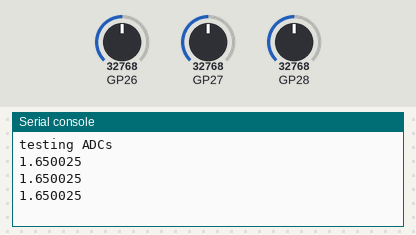
Recording of a program running on a simulated Raspberry Pi Pico running MicroPython. On the bench: the last lines printed to the serial console. Inputs (shaded band) come from the test bench; at power-on: GP26 = 32768, GP27 = 32768, GP28 = 32768 (analog values on the 0–65535 scale).

Above: at 1.2 s.
1.3 s: GP26 set to 45874
At 1.51 s:
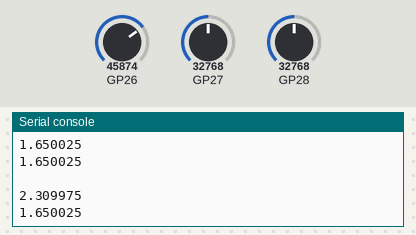
2.8 s: GP27 set to 19660
At 4.12 s:
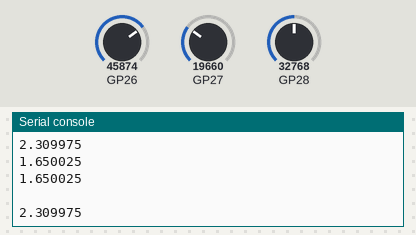
4.3 s: GP28 set to 57670
At 4.3 s:
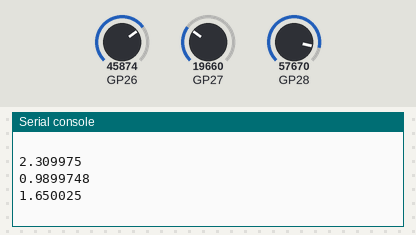
5.8 s: GP28 set to 65535
At 7.2 s:
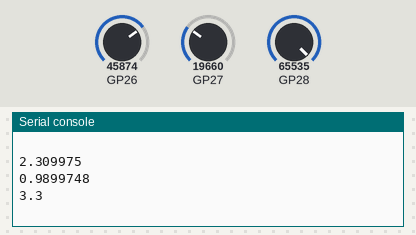
7.3 s: GP27 set to 7864
At 8.6 s:
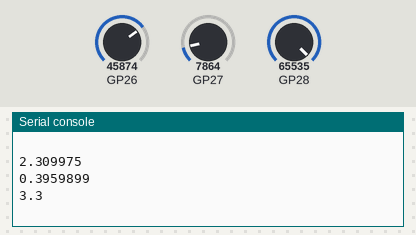
8.8 s: GP26 set to 32767
At 9.35 s:
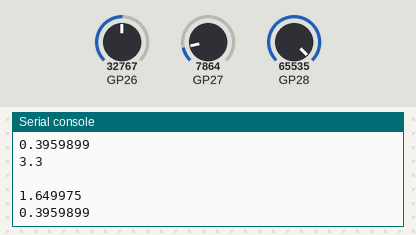
Timing chart, 0 to 11.3 s (numbered marks = the images above; inputs shaded):
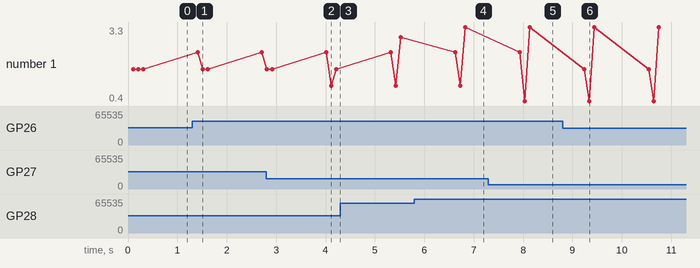

Measured:
- after the input at 1.3 s, the serial console: prints a new line after 0.11 s (image 1)
- after the input at 5.8 s, the serial console: prints a new line after 1.0 s (image 4)
- after the input at 7.3 s, the serial console: prints a new line after 0.74 s (image 5)
- after the input at 8.8 s, the serial console: prints a new line after 0.44 s (image 6)
- plotted number 1: 1.65 → 2.31 after the input at 1.3 s, 1.65 → 2.9 after the input at 4.3 s, 2.9 → 3.3 after the input at 5.8 s

The program:

adcs.py
````python
"""adcs.py
Many different ADCs in one file, each as a separate class

Support for negative readings is implemented, but only one channel number can be specified at read time
"""


from time import sleep
from machine import ADC, Pin, I2C

class GenericADC:

    def __init__(self,
                positive_full_scale_voltage:float,
                positive_full_scale_int:int,
                default_channel=None
                ):
        """Bass class to build other ADCs on top of. Minimises the functionality that each needs to implement.

        Usage in a child class might look like the below:
        ```
        class HardwareADC(GenericADC):

            def __init__(self, fullscale_voltage=3.3):         # Allow fullscale voltage to be changed by user, if that is physically possible
                # Initialise parent class
                super().__init__(1023, fullscale_voltage)      # eg for a 10 bit ADC that outputs integers from 0 to 1023

                # other hardware init behaviour here

            def read_int_raw(self, channel):
                set_channel(channel)                           # if ADC has a mux and needs to be told in advance what channel to sample from
                extracted_int = "clock bits out of ADC and assemble into integer"
                return extracted_int
        ```
        To use:
        ```
        myadc = HardwareADC()
        voltage = myadc.read_voltage(2) # sample analogue voltage at channel 2
        ```

        The default_channel argument, not used in the example above,
        allows a channel number to be saved at creation time, rather than passed on every `read_`.
        The is an optional kwarg, hence it must be supplied to GenericADC last.
        However, it is recommended to make this the first arg of a child class so it can be the only one:

        ```
        class HardwareADC(GenericADC):
            def __init__(self, default_channel=None, fullscale_voltage=3.3):
                # Initialise parent class
                super().__init__(1023, fullscale_voltage, default_channel)
        ```
        This allows very neat usage such as
        ```
        with HardwareADC(4) as myadcinput:
            voltage = myadcinpupt.read_voltage()

        ```

        :param float positive_full_scale_voltage: Reference voltage. Much more plausible this will be changed by user than the bit depth, hence first position.
        :param int positive_full_scale_int:     The largest positive signal that can be output. 2^bit depth - 1 for single-ended ADCs, eg 1023, 4095, 65535
        :param default_channel:             Option to specify channel number at adc class instance creation time, rather than at sample time.
        """

        # Save args
        self.positive_full_scale_voltage = positive_full_scale_voltage
        self.positive_full_scale_int = positive_full_scale_int
        self.default_channel = default_channel


    # Convenience pointer for most common usage
    def __call__(self, channel=None) -> float:
        return self.read_voltage(channel)

    def sample(self, channel=None, n_samples=10, sample_interval=0.01) -> float: # average from 10 samples each 10ms apart
        """Median average of a burst of samples of the absolute voltage. Median average type is chosen over mean as it better resists anomalous data.

        :param channel:         The channel to sample from. If omitted, default_channel will be used.
        :param int n_samples:       The number of readings to take in this burst to find the median from
        :param float sample_interval: The time in seconds to sleep between taking each reading
        """
        # Collect samples
        voltages = []
        for _ in range(n_samples):
            voltages.append(self.read_voltage(channel))
            sleep(sample_interval)

        # Return median sample
        voltages.sort()
        mid_index = len(voltages) //2
        return (voltages[mid_index] + voltages[~mid_index]) / 2 # ~ operator makes inverts the sign of the following number and then subtracts one


    # Calculation functions
    def read_voltage(self, channel=None) -> float:
        """Read the absolute voltage at an input to a single-ended ADC.

        :param channel: (optional) The channel to read from. If not specified, `default_channel` will be used.
        """
        return self.read_fraction(channel) * self.positive_full_scale_voltage

    def read_fraction(self, channel=None) -> float:
        """Returns a float from 0 (or -1 if the ADC supports differential measurements) to 1.

        Useful for sensors where the output relative to Vcc is important, but the absolute voltage is not (eg potentiometers)

        :param channel: (optional) The channel to read from. If not specified, `default_channel` will be used.
        """
        return self.read_int_signed(channel) / self.positive_full_scale_int

    def read_int_signed(self, channel=None) -> int:
        """Reads bits from the ADC that may be using 2's complement and returns a signed integer.

        Permits using a default channel number saved in the class instance.
        As the class instance is not available when the default value of the kwarg is evaluated (can't do channel=self.default_channel),
            something simple (like Nonetype) must be used figuratively.

        :param channel: (optional) The channel to read from. If not specified, `default_channel` will be used.
        """
        if channel is None:
            if self.default_channel is None:                   # If channel number is not specified to this function, try using class variable
                raise TypeError("Channel number must be supplied to `read_` functions or provided when initialising class instance")
            channel = self.default_channel

        int_signed = self.read_int_raw(channel)
        if int_signed > self.positive_full_scale_int:          # If digital output code is above positive full scale (i.e. using 2's complement),
            int_signed -= (2*self.positive_full_scale_int + 2) #    undo 2's complement
        return int_signed

    # Hardware interface placeholder
    def read_int_raw(self, channel):
        raise NotImplementedError("read_int_raw(channel) not overwritten by ADC class!")


class pico_adc(GenericADC):
    """Convenience wrapper for using the Pico's internal ADCs."""

    def __init__(self, default_channel=None):
        """Reference voltage and bit depth cannot be changed for the pico.

        :param int default_channel: (optional) The channel to sample from if not specified when calling `read_` functions.
        """
        super().__init__(3.3, 65535, default_channel)

    def read_int_raw(self, channel):
        """Override: read from the Pico's ADC as an unsigned 16bit integer.

        :param int channel: The channel to read from.
        """
        return ADC(channel).read_u16()


class ads1115(GenericADC):
    """ADS1115 16 bit I2C ADC https://www.ti.com/lit/ds/symlink/ads1115.pdf"""

    def __init__(self, default_channel=None, sda_pin_num=4, scl_pin_num=5, i2c_bus_num=0, i2c_addr=0x48):
        """Single-ended use with range 6.144V only, but output code will not exceed supply voltage.

        :param int default_channel: (optional) The channel to sample from if not specified when calling `read_` functions.
        :param int sda_pin_num:     (optional) I2C Serial DAta pin number (GP numbering). Default 4.
        :param int scl_pin_num:     (optional) I2C Serial CLock pin number (GP numbering). Default 5.
        :param int i2c_bus_num:     (optional) I2C bus associated with these SDA and SCL pins. Must be 0 or 1. Default 0.
        :param int i2c_addr:        (optional) Device I2C address set by ADDR pin. Must be in range 72-75. Default 72.
        """

        self.i2c_addr = i2c_addr
        super().__init__(6.144, 32767, default_channel) # always use max input range of 6.144V for simple compatibility, but set on hardware only at sample time.
        self.i2c = I2C(i2c_bus_num, sda=Pin(sda_pin_num), scl=Pin(scl_pin_num))

    def read_int_raw(self, channel):
        """Override: Read from the external ADS115 I2C ADC as a 16bit integer using two's complement.

        :param int channel: The channel to read from.
        """

        # resend config before every sample rather than at init time, in case of hotplugging or corruption
        # prep config for single-ended conversion, FSR=6.144V, continous, 128SPS, comparator off. See datasheet p28.
        config = [(0b01 << 6) | (channel << 4) | (0b000 << 1) | (0b0), ( (0b100 << 5) | (0b00011) )]
        # write 2 config bytes to config word register at address 0x01
        self.i2c.writeto_mem(self.i2c_addr, 0x01, bytearray(config))

        # Wait while sample is taken. 1 cycle at 128SPS = 7.82ms, 15ms observed to not always be enough.
        sleep(0.020)

        # Read 2 bytes from register 0
        adc_bytes = self.i2c.readfrom_mem(self.i2c_addr, 0x00, 2)
        adc_int = (adc_bytes[0] << 8) | adc_bytes[1]
        return adc_int

# test
if __name__ == '__main__':
    print("testing ADCs")
    myadc, channels = pico_adc(), [26, 27, 28]
    #myadc, channels = ads1115(), [0, 1, 2, 3]
    while True:
        for channel in channels:
            print(myadc.sample(channel))
            #print(myadc.read_voltage(channel))
            #print(myadc.read_int_raw(channel))
        print()
        sleep(1)
````
